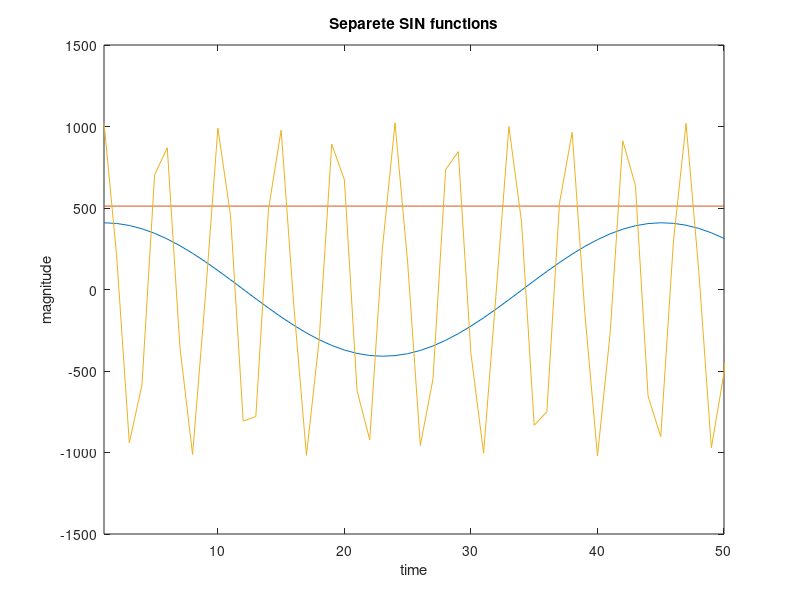
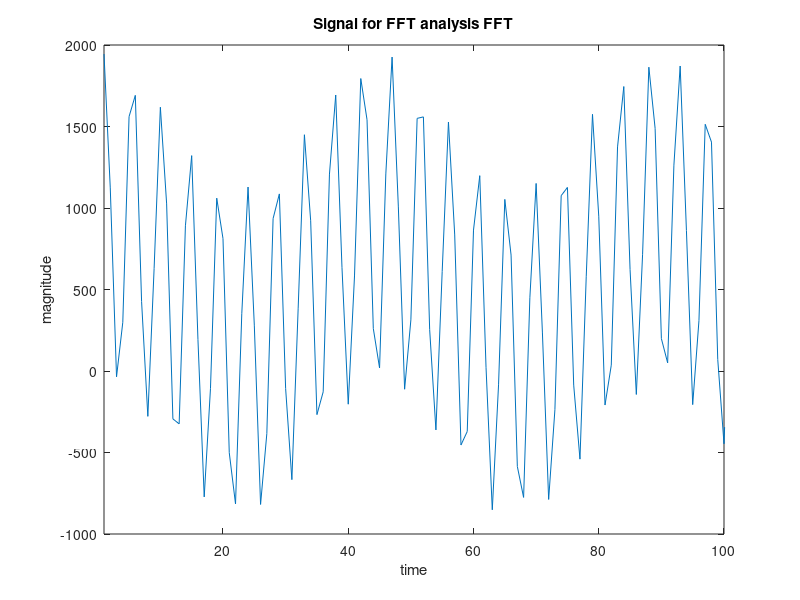
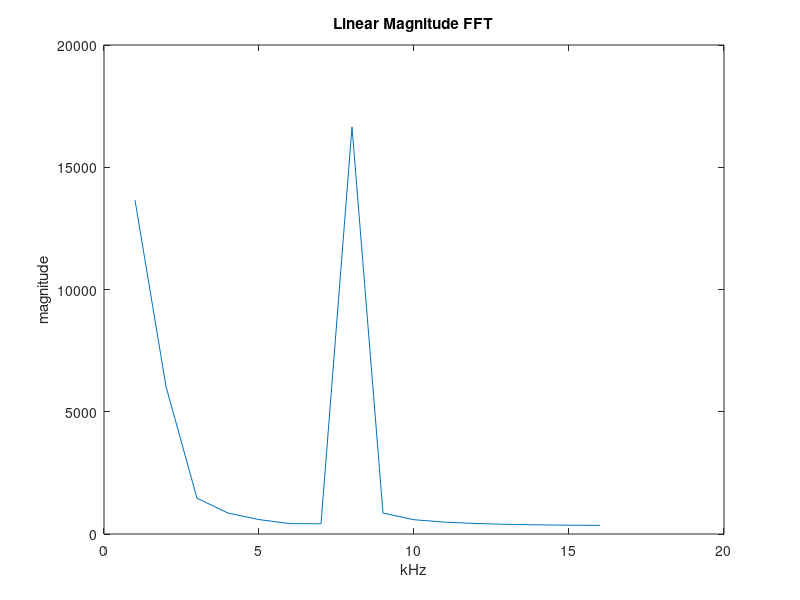

These charts were generated, in order, by the following MATLAB code: (Note: this script raises an error after producing the figures.)
%% FFT algoritm
clear;                      % clears all previus values from memory 
clc;                        % clear command window
fs =  44100;                % samplinf freq.
fftLength=32;              % windowlength 
% signal frequencies
max = 2048 - 1 ;        % max aplitude

f1 = 1000;
a1 = max/5;

f2 = 0;
a2 = max/4;

f3 = 9600;
a3 = max/2;

% calculating signals 
comp1 = a1 * cos(2*pi*f1*[0:1/fs:1]);
comp2 = a2 * cos(2*pi*f2*[0:1/fs:1]);
comp3 = a3 * cos(2*pi*f3*[0:1/fs:1]);

% calculatin vector values for step function
d1 = ones(1, 24);
d2 = 0.*ones(1, 1000 );

%data = [ d1 , d2];                  % creates vector with step function
data = comp1 + comp2 + comp3;      % creates vector from 3 sin functions

figure(1)               % plots separete sin functions
plot ( comp1, '-');
hold on;
plot ( comp2, '-');
plot ( comp3, '-');
xlim([1 50])
title('Separete SIN functions') 
ylabel('magnitude'), xlabel('time') 
hold off;

figure(2)               % plots signal for fft
plot ( data);
title('Signal for FFT analysis FFT') 
ylabel('magnitude'), xlabel('time') 
xlim([1 100])

figure(3)               % plots resultinf fft from Matlab functions
ft =fft(data,fftLength); 
ftMag=abs(ft(1:fftLength/2)); 
plot (ftMag)
title('Linear Magnitude FFT') 
ylabel('magnitude'), xlabel('kHz') 

xt = xticks;        % returns the current x-axis tick values as a vector
fstep = fs/fftLength;       % tick of f axis in f domain 
xtnew = round((xt-1)*fstep/1000, 1) ;   % calculate new tick in kHz
xticklabels(xtnew)      % set new tick labels

figure(4)               % plots resultinf fft(in dB)  from Matlab functions
ft =fft(data,fftLength); 
ftMag=abs(ft(1:fftLength/2)); 
plot (20*log10(ftMag))
title('dB Magnitude') 
ylabel('dB'), xlabel('kHz') 

xt = xticks;        % returns the current x-axis tick values as a vector
fstep = fs/fftLength;       % tick of f axis in f domain 
xtnew = round((xt-1)*fstep/1000, 1) ;   % calculate new tick in kHz
xticklabels(xtnew)      % set new tick labels

%% Data preparation for FFT

% reverse bit calulation
bits = length(dec2bin( fftLength - 1 ));    % how many bits in binary number
rev_bit_dec = zeros(1,fftLength);           % create vektor size of fftlength

for i=1:fftLength
    bin_num = dec2bin(i-1 , bits);          % converting to binary number
    rev_bit = [];                           % create empty vector
    for k=bits:-1:1
       rev_bit = [rev_bit , bin_num(k)];
    end
    rev_bit_dec(i) = bin2dec(rev_bit) ;     % add 1 to match Matlab numbering   
end

%  creating array
%  create empty array to store values in reverse bit order
stage = zeros(bits + 1,fftLength);

for i=1:fftLength
     stage(1,i)  =  data(rev_bit_dec(i)+1);
end

%% First stage

for i = 1 : 2^1 : fftLength 
    % Even
    stage(2,i)    = stage(1,i) + stage(1,i+1);
    % Odd
    stage(2,i+1)  = stage(1,i) - stage(1,i+1);
    
end

%% Second stage

% Calculating W twiddling factor 
for i = 1 : 2 
    Wn(i)  = exp(-j * (i-1) * 2 * pi/ 4 );
end

% calculate next stage values
for i = 1 : 2^2 : fftLength 
    % Even pair
        stage(3,i+0)   = stage(2,i+0) + Wn(1)*stage(2,i+2); 
        stage(3,i+1)   = stage(2,i+1) + Wn(2)*stage(2,i+3); 
    % Odd par
        stage(3,i+2)   = stage(2,i+0) - Wn(1)*stage(2,i+2); 
        stage(3,i+3)   = stage(2,i+1) - Wn(2)*stage(2,i+3); 
end

%% Therd stage

% Calculating W twiddling factor 
for i = 1 : 4 
    Wn(i)  = exp(-j * (i-1) * 2 * pi/ 8 );
end

% calculate next stage values
for i = 1 : 2^3 : fftLength 
    for k = 0 : 3
        % Even pair
        stage(4,i+k)   = stage(3,i+k) + Wn(k+1)*stage(3,i+k+4);   
        % Odd par
        stage(4,i+k+4) = stage(3,i+k) - Wn(k+1)*stage(3,i+k+4); 
    end
end

%% 4th stage  

% Calculating W twiddling factor 
for i = 1 : 8 
    Wn(i)  = exp(-j * (i-1) * 2 * pi/ 16 );
end

% calculate next stage values
for i = 1 : 2^4 : fftLength 
    for k = 0 : 7
        % Even pair
        stage(5,i+k)    = stage(4,i+k) + Wn(k+1)*stage(4,i+k+8);     
        % Odd par
        stage(5,i+k+8)  = stage(4,i+k) - Wn(k+1)*stage(4,i+k+8);  
    end
end

%% 5th stage  

% Calculating W twiddling factor 
for i = 1 : 16 
    Wn(i)  = exp(-j * (i-1) * 2 * pi/ 32 );
end

% calculate next stage values
for i = 1 : 2^5 : fftLength 
    for k = 0 : 15
        % Even pair
        stage(6,i+k)    = stage(5,i+k) + Wn(k+1)*stage(5,i+k+16);     
        % Odd par
        stage(6,i+k+16)  = stage(5,i+k) - Wn(k+1)*stage(5,i+k+16);  
    end
end


%% Ploting out
% slowly plot result
figure(5)
for i = 1 : bits +1
    %plot( abs( real_n(i, :) + j.*imag_n(i,  :) ) );
    plot( abs( stage(i,1:fftLength/2) ) );
    pause(1);
end
xt = xticks;        % returns the current x-axis tick values as a vector
fstep = fs/fftLength;       % tick of f axis in f domain 
xtnew = round((xt-1)*fstep/1000, 1) ;   % calculate new tick in kHz
xticklabels(xtnew)      % set new tick labels
